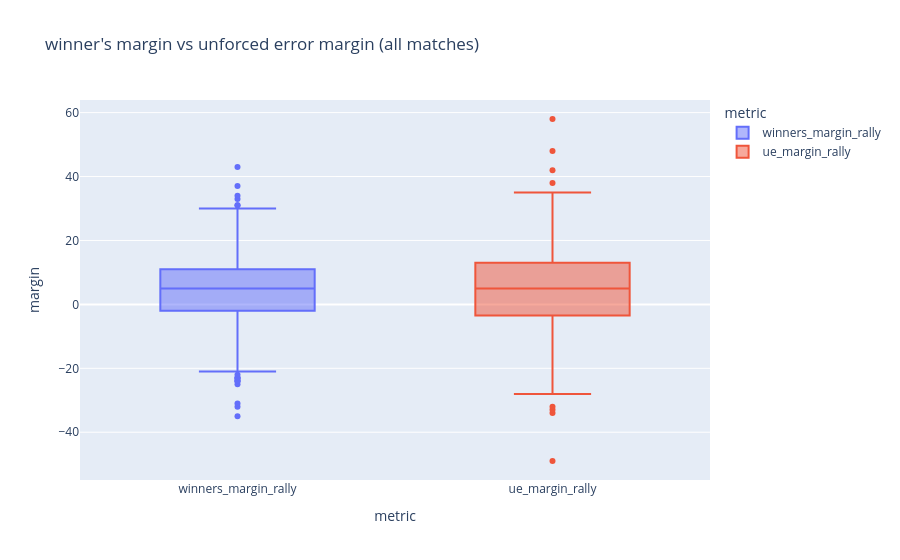

The cell this chart's notebook holds for it:
### Markdown cell above
the plot code then follows the same structure, just with the different variables

### Code cell
fig1_rally = px.box(df_long_rally, x="metric", y="margin", color="metric",
    title="winner's margin vs unforced error margin (all matches)")


fig1_rally.show()

### Figure 1 — Plotly figure (JSON) as saved in the notebook; plotly's stock layout.template omitted (floating-point values rounded to 4 significant figures; data arrays with more than 128 entries replaced by an {"elided": "..."} marker saying what was removed)
{"data": [{"alignmentgroup": "True", "hovertemplate": "metric=%{x}<br>margin=%{y}<extra></extra>", "legendgroup": "winners_margin_rally", "marker": {"color": "#636efa"}, "name": "winners_margin_rally", "notched": false, "offsetgroup": "winners_margin_rally", "orientation": "v", "showlegend": true, "type": "box", "x": {"elided": "712 str values"}, "x0": " ", "xaxis": "x", "y": {"elided": "712 int values"}, "y0": " ", "yaxis": "y"}, {"alignmentgroup": "True", "hovertemplate": "metric=%{x}<br>margin=%{y}<extra></extra>", "legendgroup": "ue_margin_rally", "marker": {"color": "#EF553B"}, "name": "ue_margin_rally", "notched": false, "offsetgroup": "ue_margin_rally", "orientation": "v", "showlegend": true, "type": "box", "x": {"elided": "712 str values"}, "x0": " ", "xaxis": "x", "y": {"elided": "712 int values"}, "y0": " ", "yaxis": "y"}], "layout": {"boxmode": "overlay", "legend": {"title": {"text": "metric"}, "tracegroupgap": 0}, "title": {"text": "winner's margin vs unforced error margin (all matches)"}, "xaxis": {"anchor": "y", "categoryarray": ["winners_margin_rally", "ue_margin_rally"], "categoryorder": "array", "domain": [0, 1], "title": {"text": "metric"}}, "yaxis": {"anchor": "x", "domain": [0, 1], "title": {"text": "margin"}}}}
